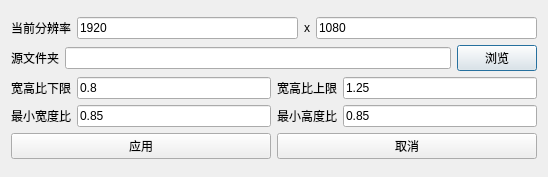
<?xml version="1.0" encoding="UTF-8"?>
<ui version="4.0">
 <class>filter</class>
 <widget class="QDialog" name="filter">
  <property name="geometry">
   <rect>
    <x>0</x>
    <y>0</y>
    <width>548</width>
    <height>177</height>
   </rect>
  </property>
  <property name="windowTitle">
   <string>Dialog</string>
  </property>
  <layout class="QGridLayout" name="gridLayout">
   <item row="0" column="0">
    <layout class="QVBoxLayout" name="verticalLayout">
     <item>
      <layout class="QHBoxLayout" name="horizontalLayout">
       <item>
        <widget class="QLabel" name="label_2">
         <property name="text">
          <string>当前分辨率</string>
         </property>
         <property name="alignment">
          <set>Qt::AlignCenter</set>
         </property>
        </widget>
       </item>
       <item>
        <widget class="QLineEdit" name="lineEdit_resolutionWidth">
         <property name="text">
          <string>1920</string>
         </property>
        </widget>
       </item>
       <item>
        <widget class="QLabel" name="label">
         <property name="text">
          <string>x</string>
         </property>
         <property name="alignment">
          <set>Qt::AlignCenter</set>
         </property>
        </widget>
       </item>
       <item>
        <widget class="QLineEdit" name="lineEdit_resolutionHeight">
         <property name="text">
          <string>1080</string>
         </property>
        </widget>
       </item>
      </layout>
     </item>
     <item>
      <layout class="QHBoxLayout" name="horizontalLayout_2">
       <item>
        <widget class="QLabel" name="label_3">
         <property name="text">
          <string>源文件夹</string>
         </property>
         <property name="alignment">
          <set>Qt::AlignCenter</set>
         </property>
        </widget>
       </item>
       <item>
        <widget class="QLineEdit" name="lineEdit_sourceDir">
         <property name="text">
          <string/>
         </property>
        </widget>
       </item>
       <item>
        <widget class="QPushButton" name="pushButton_browseSource">
         <property name="text">
          <string>浏览</string>
         </property>
        </widget>
       </item>
      </layout>
     </item>
     <item>
      <layout class="QHBoxLayout" name="horizontalLayout_3">
       <item>
        <widget class="QLabel" name="label_4">
         <property name="text">
          <string>宽高比下限</string>
         </property>
        </widget>
       </item>
       <item>
        <widget class="QLineEdit" name="lineEdit_minWHrate">
         <property name="text">
          <string>0.8</string>
         </property>
        </widget>
       </item>
       <item>
        <widget class="QLabel" name="label_7">
         <property name="text">
          <string>宽高比上限</string>
         </property>
        </widget>
       </item>
       <item>
        <widget class="QLineEdit" name="lineEdit_maxWHrate">
         <property name="text">
          <string>1.25</string>
         </property>
        </widget>
       </item>
      </layout>
     </item>
     <item>
      <layout class="QHBoxLayout" name="horizontalLayout_5">
       <item>
        <widget class="QLabel" name="label_5">
         <property name="text">
          <string>最小宽度比</string>
         </property>
        </widget>
       </item>
       <item>
        <widget class="QLineEdit" name="lineEdit_minWrate">
         <property name="text">
          <string>0.85</string>
         </property>
        </widget>
       </item>
       <item>
        <widget class="QLabel" name="label_6">
         <property name="text">
          <string>最小高度比</string>
         </property>
        </widget>
       </item>
       <item>
        <widget class="QLineEdit" name="lineEdit_minHrate">
         <property name="text">
          <string>0.85</string>
         </property>
        </widget>
       </item>
      </layout>
     </item>
     <item>
      <layout class="QHBoxLayout" name="horizontalLayout_4">
       <item>
        <widget class="QPushButton" name="pushButton_apply">
         <property name="text">
          <string>应用</string>
         </property>
        </widget>
       </item>
       <item>
        <widget class="QPushButton" name="pushButton_cancel">
         <property name="text">
          <string>取消</string>
         </property>
        </widget>
       </item>
      </layout>
     </item>
    </layout>
   </item>
  </layout>
 </widget>
 <resources/>
 <connections/>
</ui>
